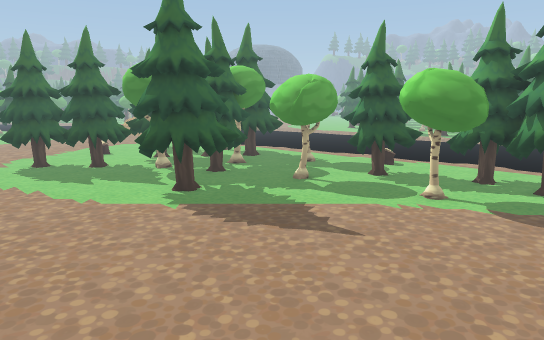
[1] (above)

24 first-person views from a walk through a 3-D level made in the Unity game engine. The camera is 1.5 m above the floor, tilts 10° down and sees 70° across. The floor is counted in squares, 0.5 m on a side. Each view is taken from the middle of a square. On the plan, view 1 faces up. The plan holds only what a view shows up to about 20 squares ahead; the rest is blank. The place goes on beyond the plan. The player is left out. Some surface patterns are stand-ins.

[2]
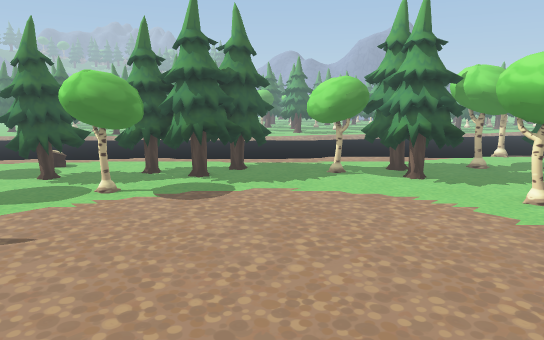

[3]
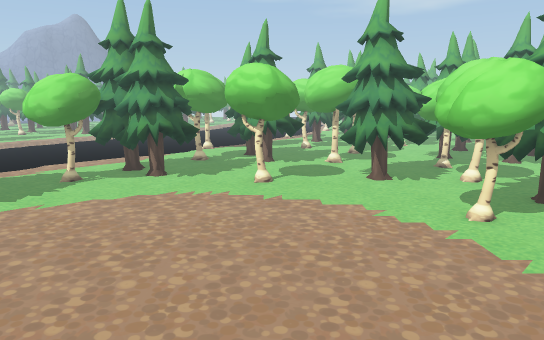

[4]
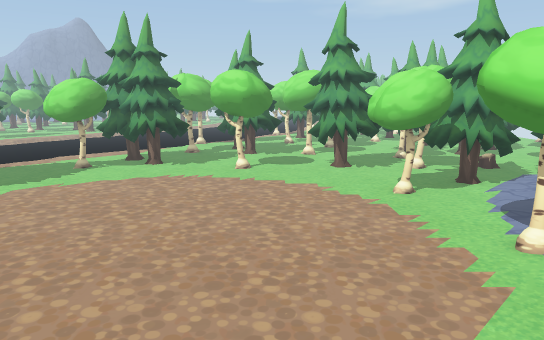

[5]
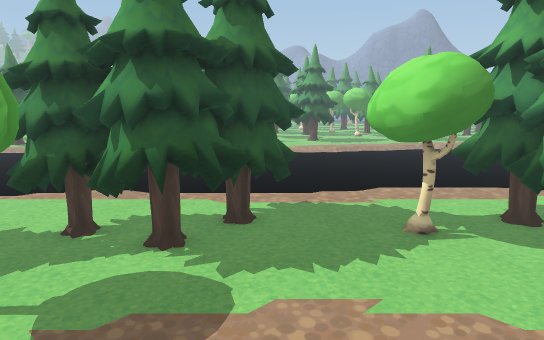

[6]
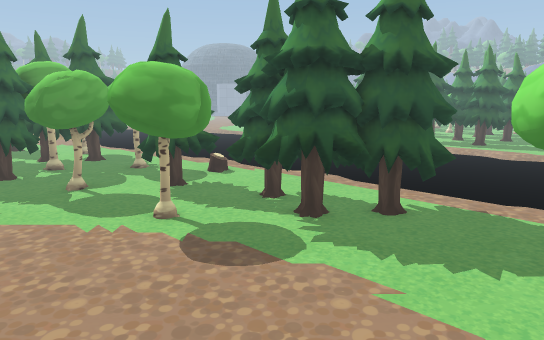

[7]
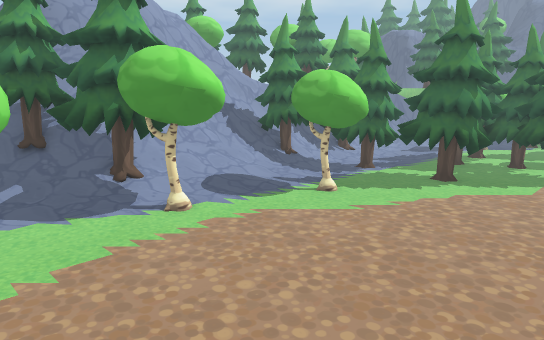

[8]
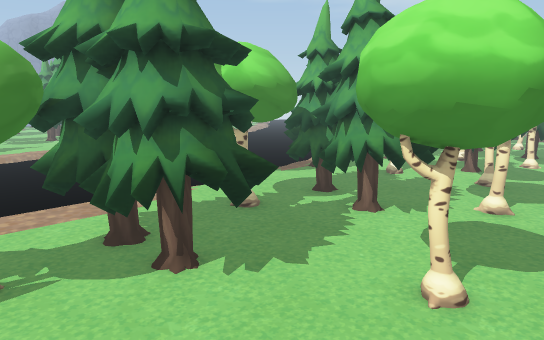

[9]
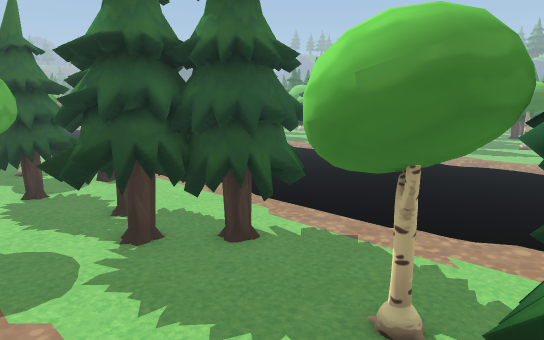

[10]
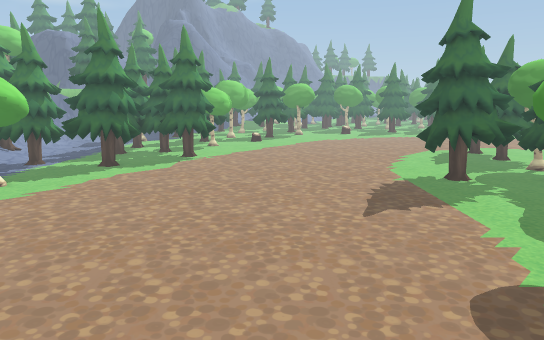

[11]
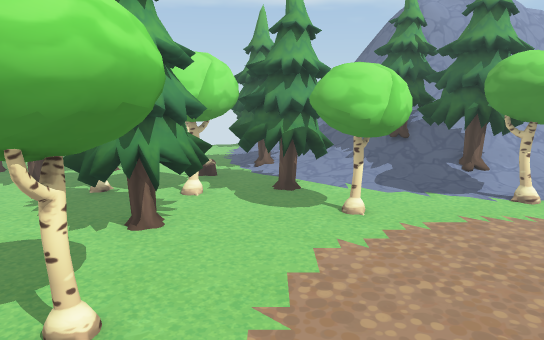

[12]
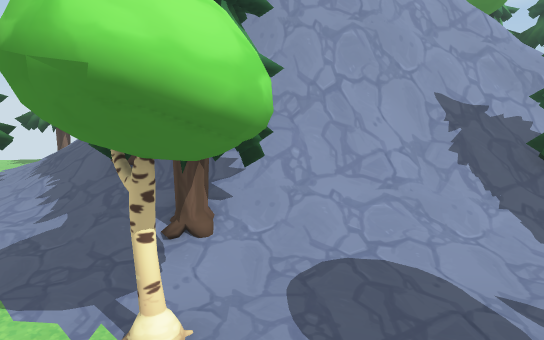

[13]
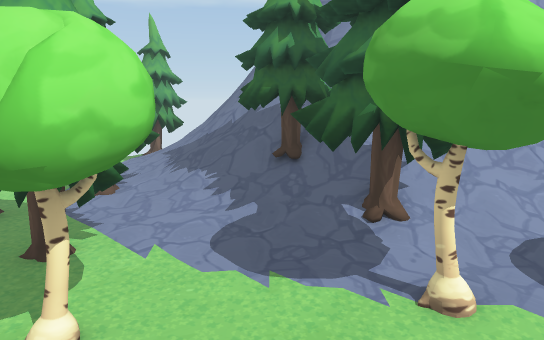

[14]
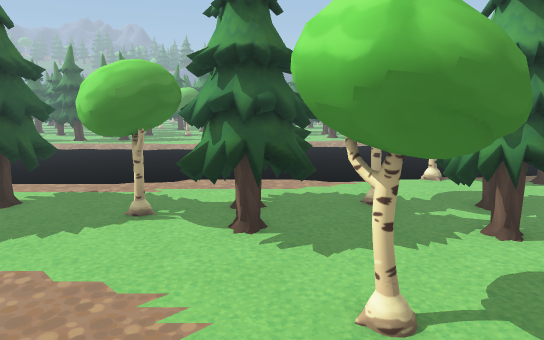

[15]
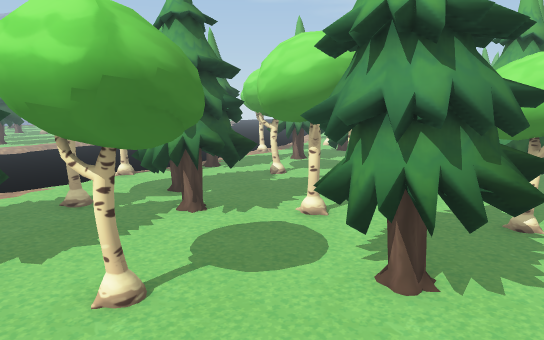

[16]
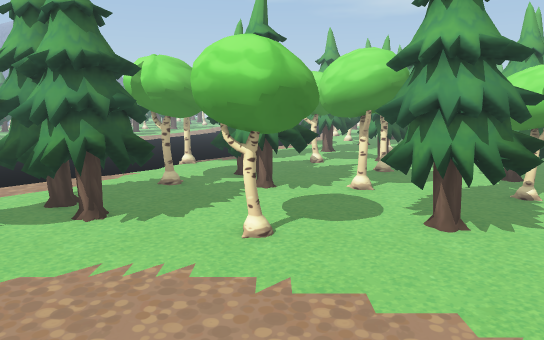

[17]
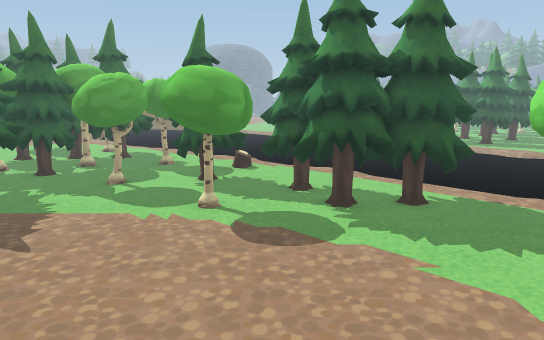

[18]
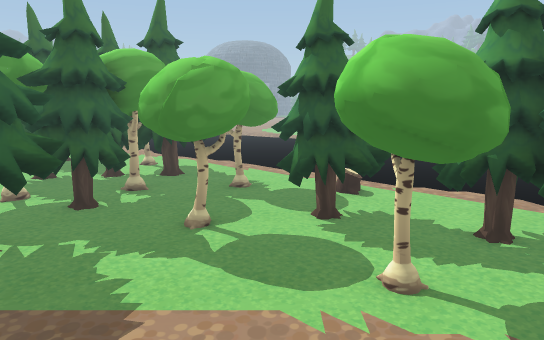

[19]
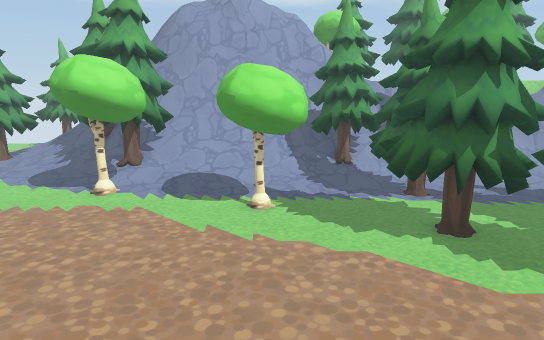

[20]
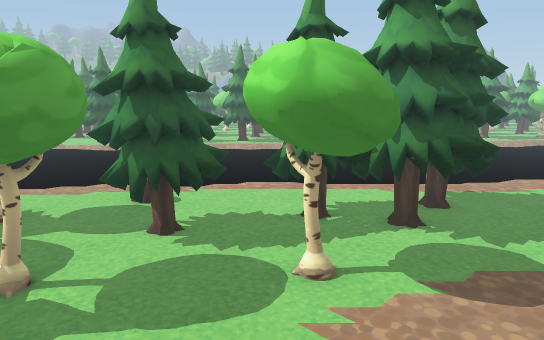

[21]
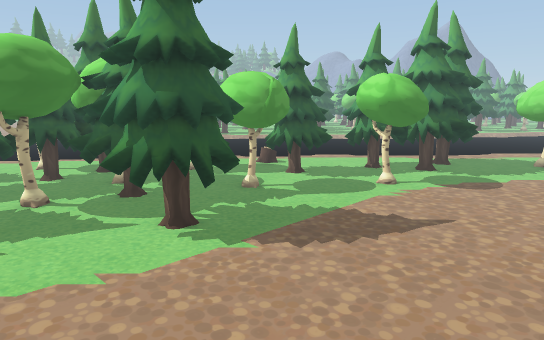

[22]
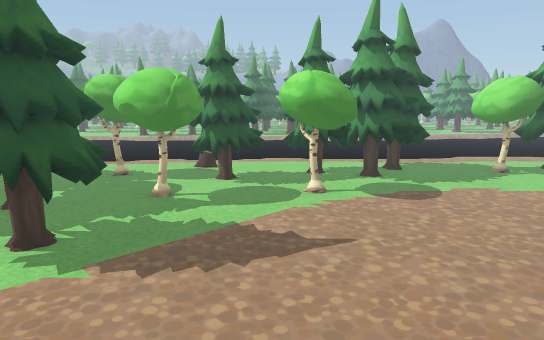

[23]
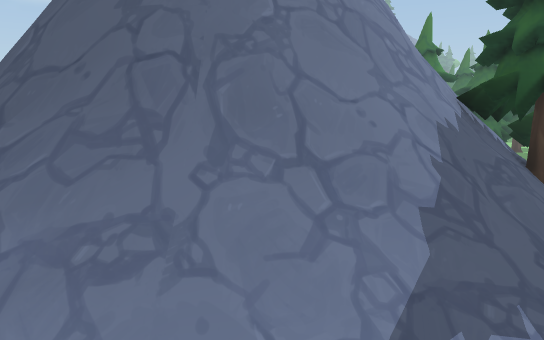

[24]
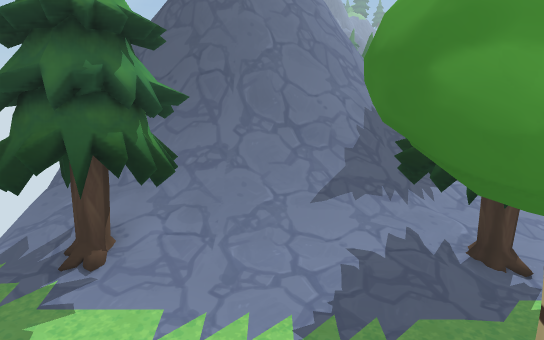

### Floor plan
Key: @ floor where view 1 was taken; # wall or solid block; . main floor; : floor 0.25 m higher than the main floor; + floor 0.75 m higher than the main floor; * floor 1.25 m higher than the main floor; % floor 1.5 m higher than the main floor; / step, stairs or slope; = window, fence, low wall or low ledge; ~ water the walk can cross; ≈ water the walk keeps out of; ^ raised ledge; T tree; H thing the floor can be seen under or through.
Columns run from 8 left of view 1 to 20 right of it. Each row starts with its distance up from view 1.
 21   TTTTTTT  #... ~~~~≈≈≈≈≈≈≈≈≈
 20  TTTT#   # #.... ≈~~~≈≈≈≈≈≈≈≈
 19 TT  ########.//...~~~~≈≈≈≈≈≈≈
 18 TT###T##    .......~~~~≈≈≈≈≈≈
 17 TT###TTT   TTTT.....~~~~≈≈≈≈≈
 16 ....TTTT#  TTTT. ....~~~~≈≈≈≈
 15 .... TT.###.TTTTTT...≈~~~~≈≈≈
 14 ...TTTTT###....TTTT  ..~~~~≈≈
 13 ...TTTTT....###TTTT TT../~~~≈
 12 ....TTT.....###.TTT TT....~~~
 11 ............###.TTTTT....../~
 10 .....................H .....~
  9 ....................HHH T ...
  8 ....................HHHTT  ..
  7 ......................TTT T..
  6 .....................TTTTT##
  5 .....................TTTT=###
  4 ......................TTT ##
  3 .....................HH ..T#T
  2 T...................HHH ..TTT
  1 T...................HHH .TTTT
  0 TTT.....@............HH .TTTT
 -1 TTTT.....................H##
 -2 TTTT.................TTT.HH
 -3  TTT.###........HH...TTTTH
 -4  TT..###...##..HHHH..TTT
 -5 TTTT. ##..####.HHH ..HHT
 -6  TTT......####..HHTTHH  H#
 -7  TTT...::/TTTT...TTTTHH ##
 -8  .TTT:////TTTT:..TTTT      TT
 -9  :TTT/////TTTT//:.T ....   T
-10   TTT+/////TTTTT::....... T
-11 ##**===/==/%TTTT//TTT.... TT
-12 ==^=###==#^==#TT//TTTT
-13   ^###########=#//TTT
-14   ##        ###=///T/. ##
-15              ##^=////. ##
-16               ##=////..   .
-17               #=////:..
-18   T          ##=///TTT.
-19  TT          ##=//TTTT..
-20   T          #^=/ /TTT..
-21               =

Where each view was taken, in squares from view 1:
view 1: 0 up, 0 right, facing up
view 2: 1 down, 0 right, facing up-right
view 3: 1 up, 1 left, facing right
view 4: 0 up, 4 left, facing right
view 5: 5 up, 5 right, facing up-right
view 6: 2 up, 8 right, facing up
view 7: 4 up, 9 right, facing down-left
view 8: 4 up, 8 right, facing right
view 9: 4 up, 12 right, facing up
view 10: 6 up, 12 right, facing left
view 11: 6 up, 11 right, facing down
view 12: 1 down, 2 right, facing down
view 13: 0 up, 6 right, facing down
view 14: 1 down, 9 right, facing up-right
view 15: 1 down, 8 right, facing right
view 16: 1 up, 5 right, facing right
view 17: 1 up, 7 right, facing up
view 18: 6 up, 3 right, facing up
view 19: 7 up, 2 left, facing down
view 20: 8 up, 0 right, facing up-right
view 21: 5 up, 8 left, facing up-right
view 22: 4 up, 5 left, facing up-right
view 23: 16 down, 13 right, facing left
view 24: 16 down, 18 right, facing left
